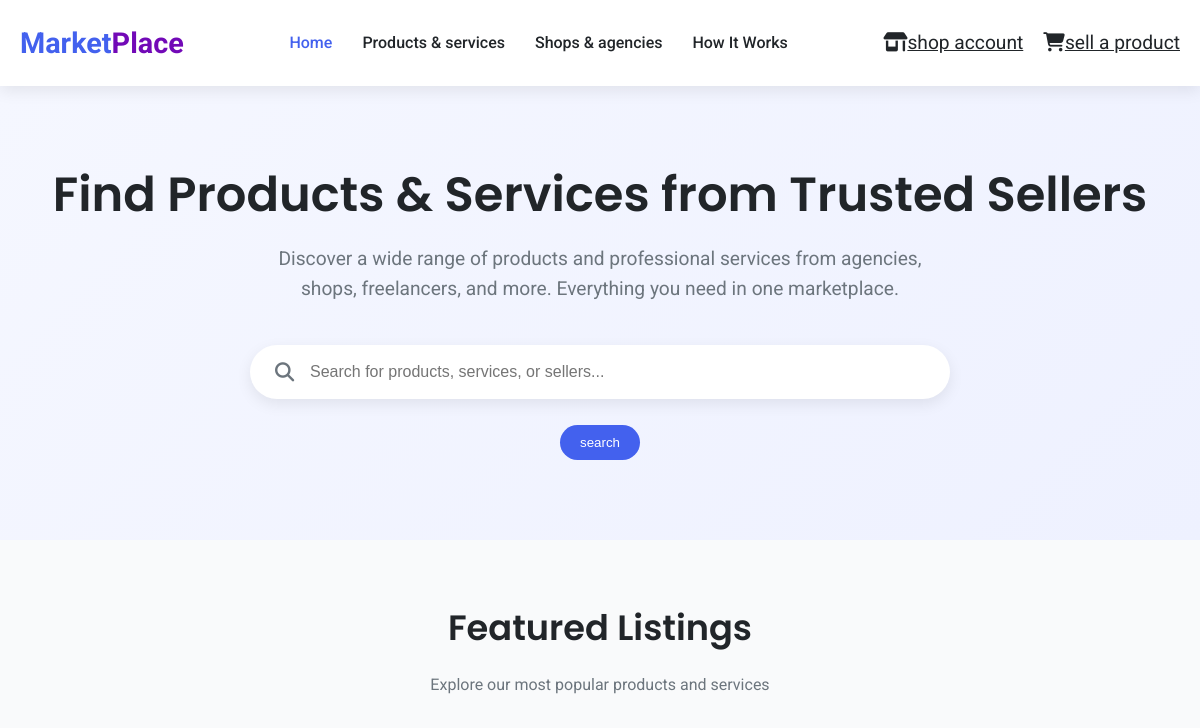
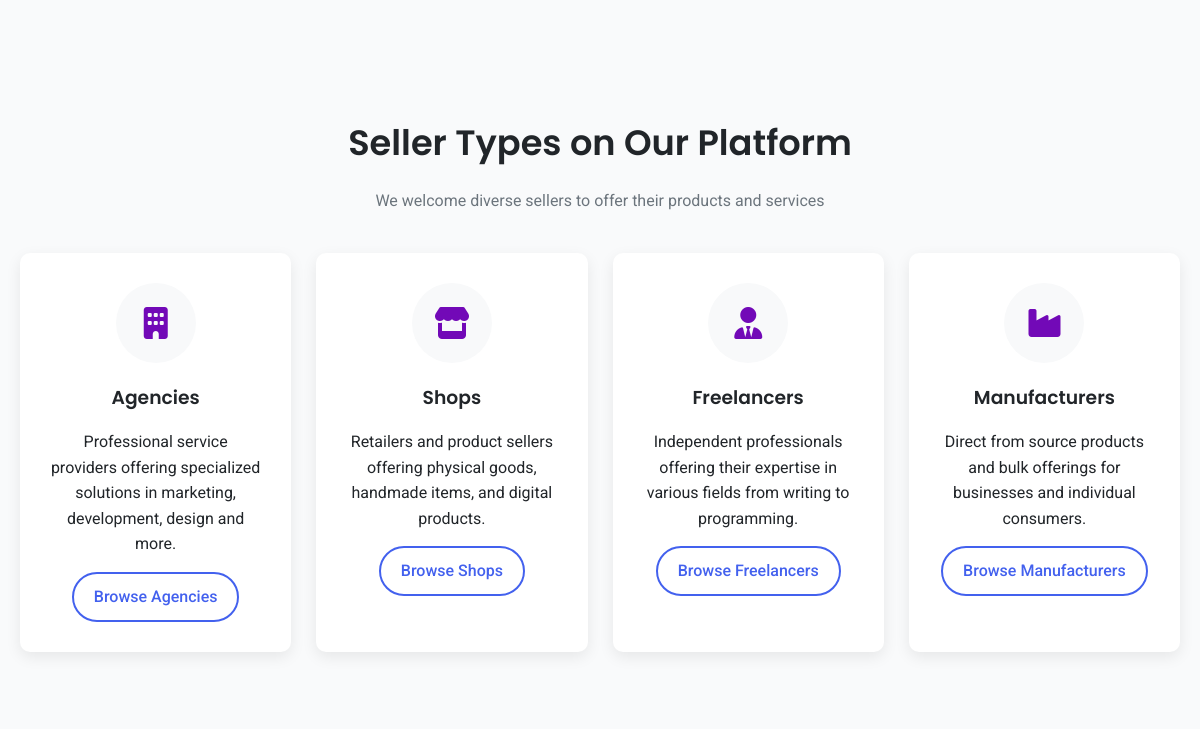
The page /products (upper part) on the database as committed earlier (2 pictures, top to bottom).
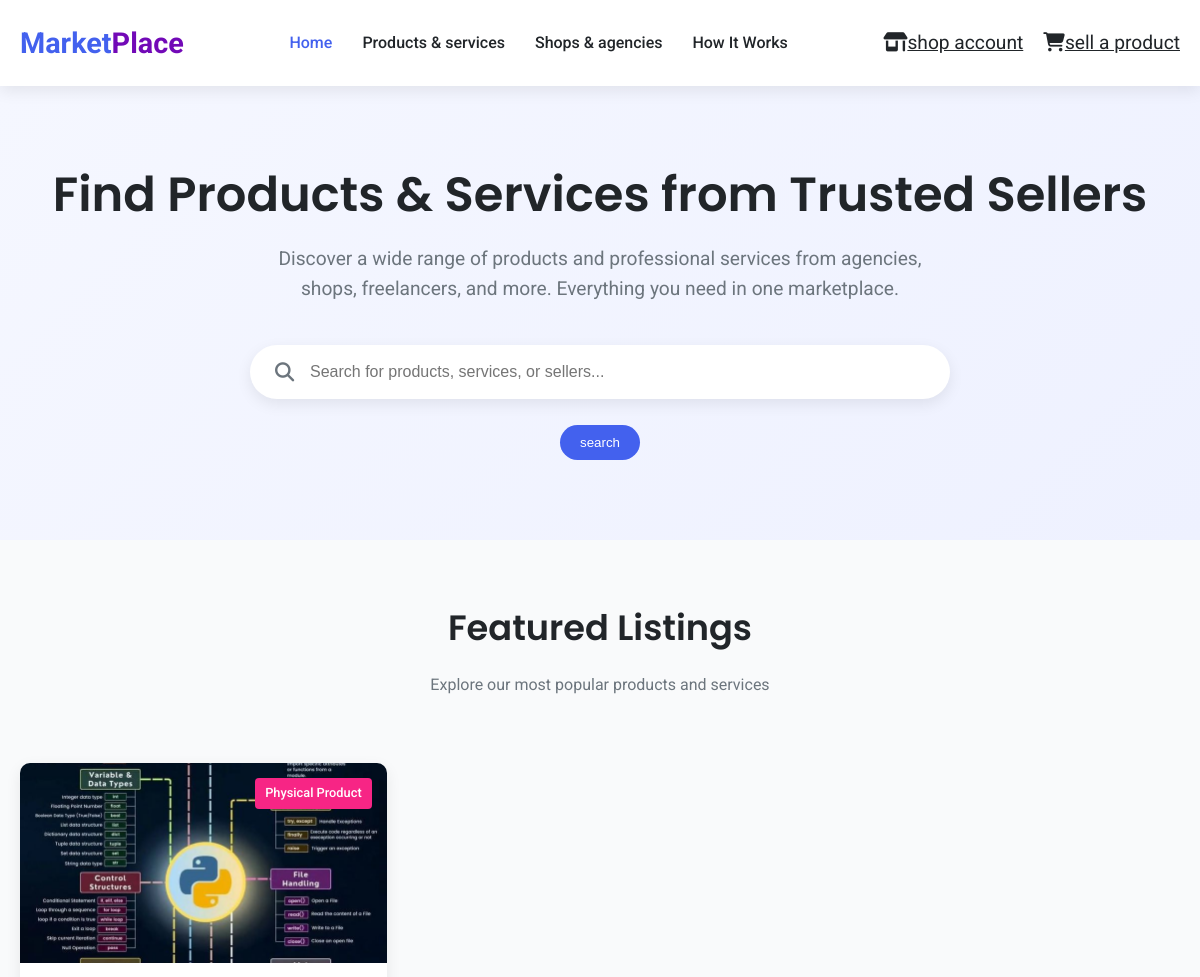
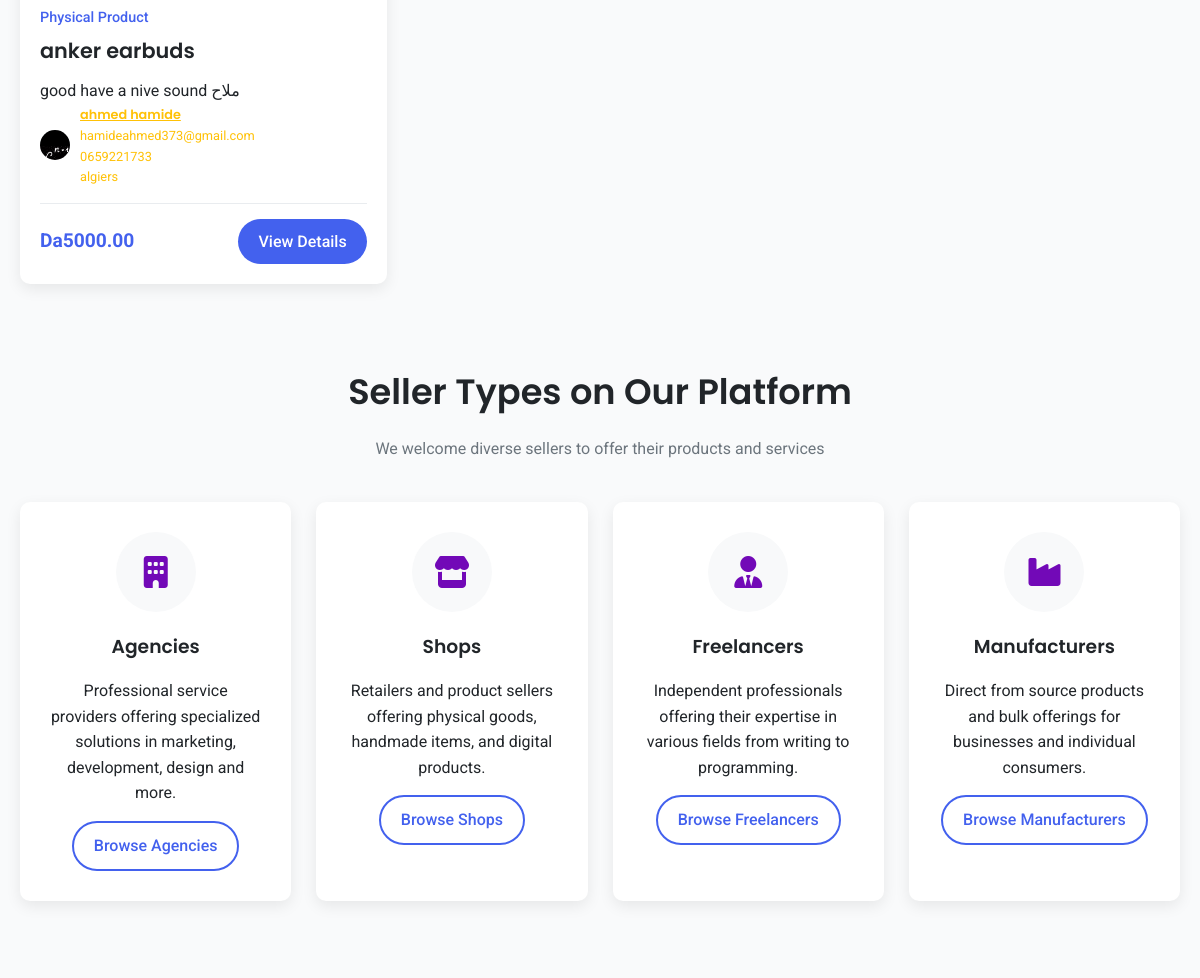
The same page on the database as committed later (2 pictures, top to bottom).
### shops/models.py (models this page shows, shortened)
class Offers(models.Model):
    CATEGORIES = [
        ('Physical Product', 'Physical Product'),
        ('Digital Product', 'Digital Product'),
        ('service', 'Service'),
        ('subscription', 'Subscription'),
    ]
    shop = models.ForeignKey(Base, on_delete=models.CASCADE, related_name='shops')
    image=models.ImageField(upload_to='uploads/offers')
    name = models.CharField(max_length=200)
    description = models.TextField()
    price = models.DecimalField(max_digits=10, decimal_places=2)
    category = models.CharField(max_length=20, choices=CATEGORIES)
    is_available = models.BooleanField(default=True)
    created_at = models.DateTimeField(auto_now_add=True)
    updated_at = models.DateTimeField(auto_now=True)

class Base(models.Model):
    SHOP_TYPES = [
        ('service provider', 'service Provider'),
        ('seller', 'Seller'),
        ('agency', 'Agency'),
        ('consultant', 'Consultant'),
        ('freelancer', 'Freelancer'),
    ]
    phone=models.CharField(max_length=10)
    email=models.EmailField()
    place=models.CharField()
    name = models.CharField(max_length=200)
    description = models.TextField()
    shop_type = models.CharField(max_length=20, choices=SHOP_TYPES)
    is_active = models.BooleanField(default=True)
    created_at = models.DateTimeField(auto_now_add=True)
    updated_at = models.DateTimeField(auto_now=True)
    icon=models.ImageField(upload_to='uploads/shops')

### shops/views.py (the view)
# urls.py: path('products', all_product, name='products'),
def all_product(request):
    all_products = Offers.objects.all()
    if request.method == 'POST':
        searched = request.POST['searched']
        all_products = Offers.objects.filter(Q(name__icontains=searched) | Q(description__icontains=searched) | Q(category__icontains=searched))
        return render(request, 'hello5.html', {'products': all_products})
    else:
        return render(request, 'hello5.html', {'products': all_products})

### templates/hello5.html (shortened to what the changed rows need)
<!DOCTYPE html>
<html lang="en" xmlns="http://www.w3.org/1999/html">
<head>
    <link rel="stylesheet" href="https://cdnjs.cloudflare.com/ajax/libs/font-awesome/6.4.0/css/all.min.css">
</head>
<body>
<form method="POST" action=''>
    <section class="hero">
        <div id="good" class="container">
            <h1>Find Products & Services from Trusted Sellers</h1>
                <br>
        </div>
    </section>
    <section class="container">
        <div class="section-title">
            <h2>Featured Listings</h2>
        </div>
        <br>
        <div id="vip" class="listings">
            {% for product in products%}
            <div class="listing-card">
                <div class="listing-img">
                    <div class="listing-type">{{product.category}}</div>
                    <img src="{{product.image.url}}" alt="{{product.name}}">
                </div>
                <div class="listing-content">
                    <div class="listing-category">{{product.category}}</div>
                    <h3 class="listing-title">{{product.name}}</h3>
                    <p>{{product.description}}</p>
                    <div class="listing-seller">
                        <div class="seller-avatar">
                            <img src="{{product.shop.icon.url}}" alt="...">
                        </div>
                        <div class="seller-info">
                            <h4><a class="seller-rating" href="{%url 'name' product.shop.id %}">{{product.shop.name}}</a></h4>
                            <div class="seller-rating">
                                {{product.shop.email}}<br>
                                {{product.shop.phone}}<br>
                                {{product.shop.place}}
                            </div>
                        </div>
                    </div>
                    <div class="listing-footer">
                        <div class="listing-price">Da{{product.price}}</div>
                        <a href="{%url 'search' product.id %}" class="btn">View Details</a>
                    </div>
                </div>
            </div>
            {% endfor %}
        </div>
    </section>
    <section class="container">
        <div class="section-title">
            <h2>Seller Types on Our Platform</h2>
        </div>
    </section>
</form>
</body>
</html>

Rows that differ between the two databases and show on the page:
added Offers: category "Physical Product", image (picture), name "anker earbuds", description "good have a nive sound ملاح", shop.icon (picture), shop.name "ahmed hamide", shop.email "hamideahmed373@gmail.com", shop.phone "0659221733", shop.place "algiers", price "5000.00"
